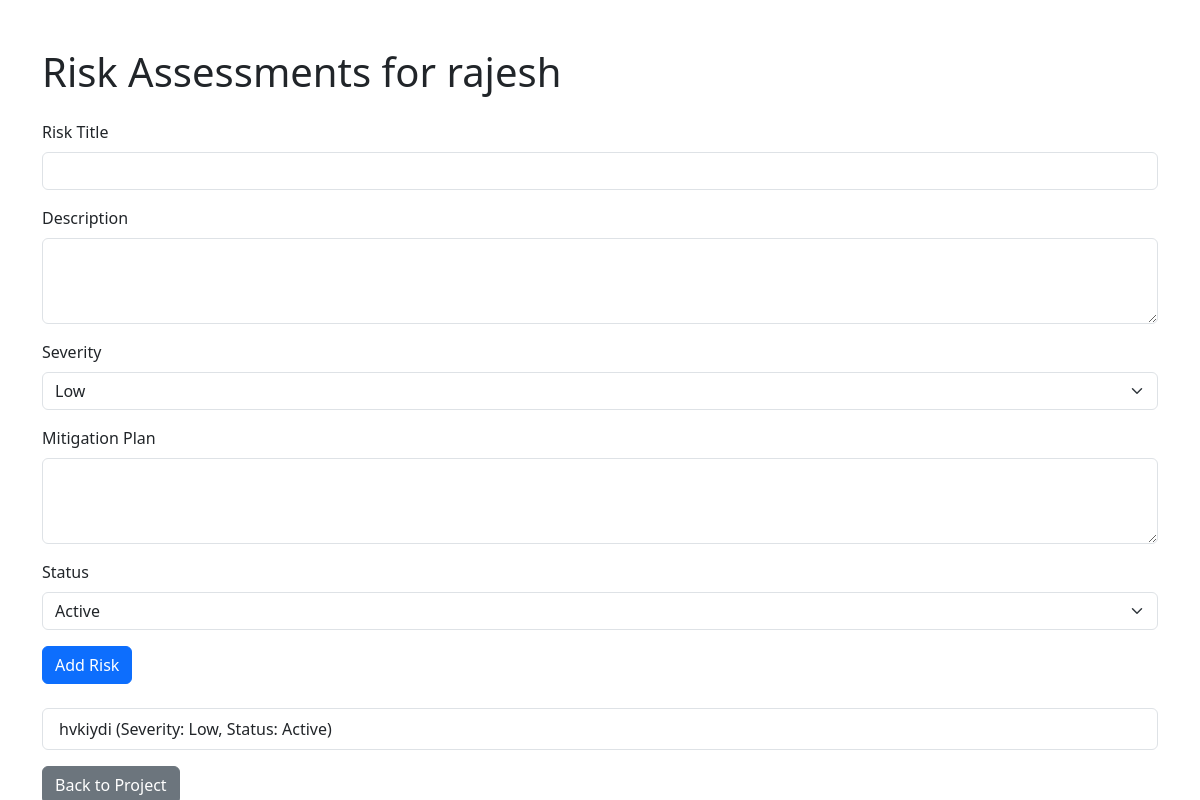
The page /projects/1/risk (signed in) on the database its author committed.
### app.py (models this page shows, shortened)
class Project(db.Model):
    id = db.Column(db.Integer, primary_key=True)
    name = db.Column(db.String(100), nullable=False)
    description = db.Column(db.Text, nullable=True)
    start_date = db.Column(db.DateTime, nullable=False)
    end_date = db.Column(db.DateTime, nullable=False)
    status = db.Column(db.String(20), nullable=False, default='Initiated')  # Initiated, In Progress, On Hold, Execution Completed
    client_id = db.Column(db.Integer, db.ForeignKey('client.id'), nullable=False)
    tasks = db.relationship('Task', backref='project', lazy=True)
    assignments = db.relationship('Assignment', backref='project', lazy=True)
    timelogs = db.relationship('Timelog', backref='project', lazy=True)
    feedback = db.relationship('Feedback', backref='project', lazy=True)
    budgets = db.relationship('Budget', backref='project', lazy=True)
    schedules = db.relationship('Schedule', backref='project', lazy=True)
    meetings = db.relationship('Meeting', backref='project', lazy=True)
    milestones = db.relationship('Milestone', backref='project', lazy=True)
    risk_assessments = db.relationship('RiskAssessment', backref='project', lazy=True)
    status_updates = db.relationship('ProjectStatus', backref='project', lazy=True)
    resources = db.relationship('Resource', backref='project', lazy=True)
    progress_reports = db.relationship('ProgressReport', backref='project', lazy=True)
    files = db.relationship('File', backref='project', lazy=True)

class RiskAssessment(db.Model):
    id = db.Column(db.Integer, primary_key=True)
    project_id = db.Column(db.Integer, db.ForeignKey('project.id'), nullable=False)
    risk_title = db.Column(db.String(100), nullable=False)
    description = db.Column(db.Text, nullable=False)
    severity = db.Column(db.String(20), nullable=False)  # Low, Medium, Very High
    mitigation_plan = db.Column(db.Text, nullable=False)
    status = db.Column(db.String(20), default='Active')  # Active, Mitigated, Closed

### app.py (the view, shortened to what this page needs)
@app.route('/projects/<int:project_id>/risk', methods=['GET', 'POST'])
def project_risks(project_id):
    if 'user_id' not in session:
        flash('Please log in first', 'warning')
        return redirect(url_for('login'))
    project = Project.query.get_or_404(project_id)
    if not session.get('is_admin'):
        assignments = Assignment.query.filter_by(user_id=session['user_id'], project_id=project_id).first()
        if not assignments:
            flash('You do not have access to this project', 'danger')
            return redirect(url_for('projects'))
    risks = RiskAssessment.query.filter_by(project_id=project_id).all()
    return render_template('projects/risks.html', project=project, risks=risks)

### templates/projects/risks.html (shortened to what this page needs)
<!DOCTYPE html>
<html lang="en">
<head>
    <link href="https://cdn.jsdelivr.net/npm/bootstrap@5.3.0/dist/css/bootstrap.min.css" rel="stylesheet">
</head>
<body>
    <div class="container mt-5">
        <h1 class="mb-4">Risk Assessments for {{ project.name }}</h1>
        <form method="POST" action="{{ url_for('project_risks', project_id=project.id) }}">
            <div class="mb-3">
                <label for="risk_title" class="form-label">Risk Title</label>
                <input type="text" class="form-control" id="risk_title" name="risk_title" required>
            </div>
            <div class="mb-3">
                <label for="description" class="form-label">Description</label>
                <textarea class="form-control" id="description" name="description" rows="3" required></textarea>
            </div>
            <div class="mb-3">
                <label for="severity" class="form-label">Severity</label>
                <select class="form-select" id="severity" name="severity" required>
                    <option value="Low">Low</option>
                </select>
            </div>
            <div class="mb-3">
                <label for="mitigation_plan" class="form-label">Mitigation Plan</label>
                <textarea class="form-control" id="mitigation_plan" name="mitigation_plan" rows="3" required></textarea>
            </div>
            <div class="mb-3">
                <label for="status" class="form-label">Status</label>
                <select class="form-select" id="status" name="status" required>
                    <option value="Active">Active</option>
                </select>
            </div>
            <button type="submit" class="btn btn-primary">Add Risk</button>
        </form>
        {% if risks %}
            <ul class="list-group mt-4">
                {% for risk in risks %}
                    <li class="list-group-item">
                        {{ risk.risk_title }} (Severity: {{ risk.severity }}, Status: {{ risk.status }})
                    </li>
                {% endfor %}
            </ul>
        {% else %}
            <p class="text-muted mt-4">No risks identified.</p>
        {% endif %}
        <a href="{{ url_for('project_details', project_id=project.id) }}" class="btn btn-secondary mt-3">Back to Project</a>
    </div>
</body>
</html>

### rows shown on the page
Project: name "rajesh"
RiskAssessment: risk_title "hvkiydi", severity "Low", status "Active"
